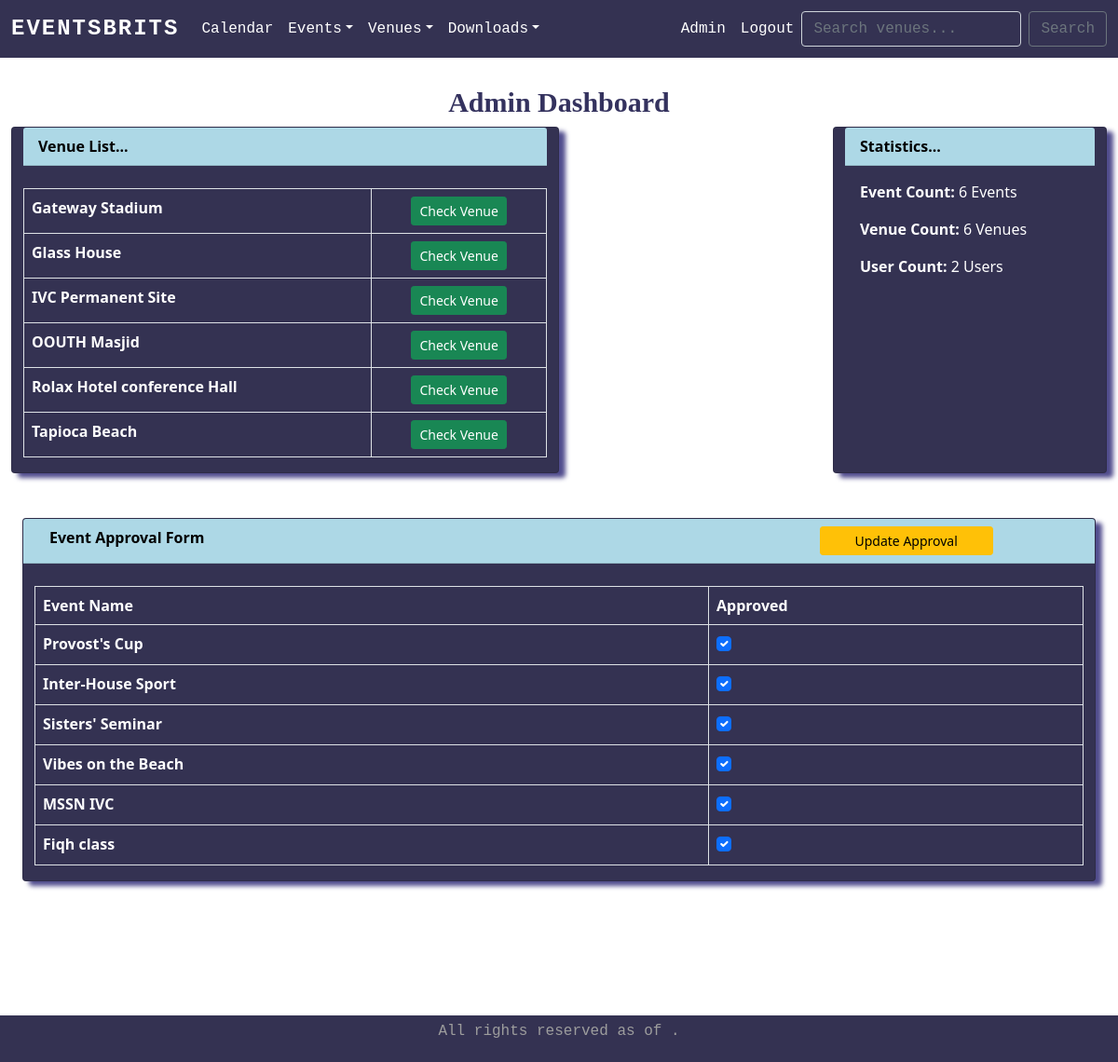
Screenshot of /admin_approval (signed in) with the database file from the repository.
### firstapp/models.py (models this page shows, shortened)
class Venue(models.Model):
    name = models.CharField('Venue Name', max_length=120)
    address = models.CharField( max_length=300)
    zip_code = models.CharField('Zip Code', max_length=15, blank=True)
    phone = models.CharField('Contact Phone', max_length=25)
    web = models.URLField('Website Address', blank=True)
    email_address = models.EmailField('Email Address')
    capacity = models.CharField('Capacity', max_length=15, blank=False)
    owner = models.IntegerField('Venue Owner', blank=False, default=1)
    venue_image = models.ImageField(null=True, blank=True, upload_to="images/")
    def __str__(self):
        return self.name

class Event(models.Model):
    name = models.CharField('Event Name', max_length=120)
    event_date = models.DateTimeField('Event Date')
    venue = models.ForeignKey(Venue, blank=True, null=True, on_delete=models.CASCADE)
    manager = models.ForeignKey(User, blank=True, null=True, on_delete=models.SET_NULL)
    description = models.TextField(blank=True)
    attendees = models.ManyToManyField(Userlist, blank=True)
    approved = models.BooleanField('Approved', default=False)
    def __str__(self):
        return self.name

### firstapp/views.py (the view)
# urls.py: path('admin_approval', views.admin_approval, name='admin-approval'),
def admin_approval(request):
    event_count = Event.objects.all().count()
    venue_count = Venue.objects.all().count()
    user_count = User.objects.all().count()
    event_list = Event.objects.all().order_by('-event_date')
    venue_list = Venue.objects.all().order_by('name')
    if request.user.is_superuser:
        if request.method == 'POST':
            id_list = request.POST.getlist('boxes')
            event_list.update(approved=False)
            for x in id_list:
                Event.objects.filter(pk=int(x)).update(approved=True)
            messages.success(request, ("Event List Approval Has Been Updated!"))
            return redirect('admin-approval')
        else:
            return render(request, 'firstapp/adminapproval.html', {'event_list': event_list, 'venue_list': venue_list, 'event_count': event_count, 'venue_count': venue_count, 'user_count': user_count})
    else:
        messages.success(request, ("You Aren't Authorized to View This Page!"))
        return redirect('index')
    return render(request, 'firstapp/adminapproval.html', {'event_list': event_list})

### firstapp/templates/firstapp/adminapproval.html (shortened to what this page needs)
{% extends 'firstapp/base.html' %}
{% block content %}
    <h1 style="text-align:center; margin-top: 1em;">Admin Dashboard</h1>
    <form class="container-fluid" action="" method="POST">
        <section class="row">
            <article class="card col-sm-6" style="background-color: #343252; color: #fff; box-shadow: 7px 5px 5px #504c8d;">
                <div class="card-header">
                    <strong> Venue List... </strong>
                </div> <br />
                <table class="table table-bordered" style="color: #fff;">
                    {% for venue in venue_list %}
                        <tr>
                            <td> <strong>{{ venue }}</strong> </td>
                            <td style="text-align:center;">
                                <a href="{% url 'show-venue' venue.id %}" class="btn btn-success btn-sm"> Check Venue </a>
                            </td>
                        </tr>
                    {% endfor %}
                </table>
            </article>
            <aside class="card col-sm-3 offset-sm-3" style="background-color: #343252; color: #fff; box-shadow: 7px 5px 5px #504c8d;">
                <div class="card-header">
                    <strong> Statistics... </strong>
                </div>
                <div class="card-body">
                    <p class="card-text"><b>Event Count:</b> {{ event_count }} Events</p>
                    <p class="card-text"><b>Venue Count:</b> {{ venue_count }} Venues</p>
                    <p class="card-text"><b>User Count:</b> {{ user_count }} Users</p>
                </div>
            </aside>
        </section> <br /> <br />
        <div class="card container-fluid" style="margin-bottom: 2em; background-color: #343252; color: #fff; box-shadow: 7px 5px 5px #504c8d;">
            <div class="row card-header">
                <strong class="col-sm-3"> Event Approval Form </strong>
                <button class="btn btn-warning btn-sm col-sm-2 offset-sm-6" type="submit">Update Approval</button>
            </div> <br />
            <table style="color: #fff;" class="table table-bordered">
                <thead>
                    <tr>
                        <th scope=""> <strong>Event Name</strong> </th>
                        <th scope=""> <strong>Approved</strong> </th>
                    </tr>
                </thead>
                <tbody>
                    {% for event in event_list %}
                        <tr>
                            <td> <strong>{{ event }}</strong> </td>
                            <td>
                                {% if event.approved %}
                                    <div class="form-check">
                                        <input class="form-check-input" type="checkbox" checked="checked" value="{{ event.id}}" name="boxes" />
                                    </div>
                                {% else %}
                                    <div class="form-check">
                                        <input class="form-check-input" type="checkbox" value="{{ event.id}}" name="boxes" />
                                    </div>
                                {% endif %}
                            </td>
                        </tr>
                    {% endfor %}
                </tbody>
            </table>
        </div>
    </form>
{% endblock %}

### firstapp/static/css/style.css (style rules this page uses)
a { text-decoration: none; }
h1 { font-size: 30px; margin-top: 1em; font-family: Georgia, 'Times New Roman', Times, serif; font-weight: bold; }
.card-header, #card-footer { background-color: lightblue; color: black; }
h1, label, .viewpost > h2 { color: #34325e; }

### rows the page displays
Venue: name "Gateway Stadium"
Venue: name "Glass House"
Venue: name "IVC Permanent Site"
Venue: name "OOUTH Masjid"
Venue: name "Rolax Hotel conference Hall"
Venue: name "Tapioca Beach"
Event: name "Provost's Cup"
Event: name "Inter-House Sport"
Event: name "Sisters' Seminar"
Event: name "Vibes on the Beach"
Event: name "MSSN IVC"
Event: name "Fiqh class"

### other values shown
{{ event_count }} "6"
{{ venue_count }} "6"
{{ user_count }} "2"
